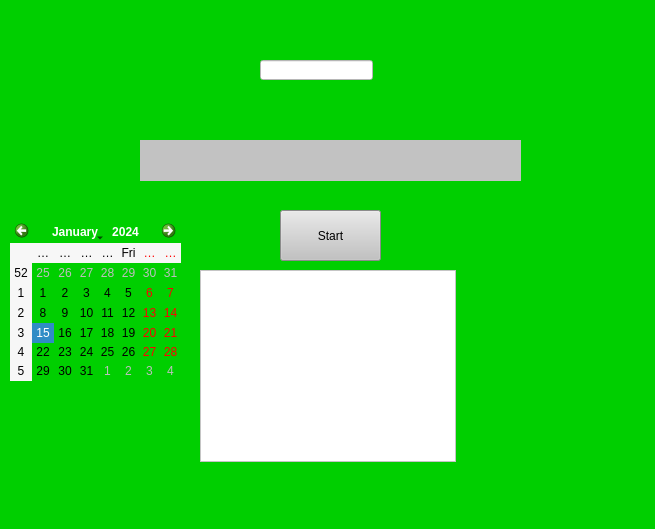
<?xml version="1.0" encoding="UTF-8"?>
<ui version="4.0">
 <class>MainWindow</class>
 <widget class="QMainWindow" name="MainWindow">
  <property name="geometry">
   <rect>
    <x>0</x>
    <y>0</y>
    <width>655</width>
    <height>529</height>
   </rect>
  </property>
  <property name="windowTitle">
   <string>MainWindow</string>
  </property>
  <property name="styleSheet">
   <string notr="true">background-color: rgb(0, 207, 0);</string>
  </property>
  <widget class="QWidget" name="centralwidget">
   <widget class="QPushButton" name="pushButton">
    <property name="geometry">
     <rect>
      <x>280</x>
      <y>210</y>
      <width>101</width>
      <height>51</height>
     </rect>
    </property>
    <property name="styleSheet">
     <string notr="true">background-color: rgb(0, 0, 0);
selection-background-color: rgb(135, 135, 135);
selection-color: rgb(143, 143, 143);
font: 10pt &quot;Arial&quot;;
font: 8pt &quot;MS Shell Dlg 2&quot;;
background-color: rgb(194, 194, 194);</string>
    </property>
    <property name="text">
     <string>Start</string>
    </property>
   </widget>
   <widget class="QLabel" name="label">
    <property name="geometry">
     <rect>
      <x>140</x>
      <y>140</y>
      <width>381</width>
      <height>41</height>
     </rect>
    </property>
    <property name="styleSheet">
     <string notr="true">background-color: rgb(194, 194, 194);
font: 10pt &quot;MS Shell Dlg 2&quot;;
</string>
    </property>
    <property name="text">
     <string/>
    </property>
   </widget>
   <widget class="QLineEdit" name="lineEdit">
    <property name="geometry">
     <rect>
      <x>260</x>
      <y>60</y>
      <width>113</width>
      <height>20</height>
     </rect>
    </property>
    <property name="styleSheet">
     <string notr="true">background-color: rgb(255, 255, 255);</string>
    </property>
   </widget>
   <widget class="QListWidget" name="listWidget">
    <property name="geometry">
     <rect>
      <x>200</x>
      <y>270</y>
      <width>256</width>
      <height>192</height>
     </rect>
    </property>
    <property name="styleSheet">
     <string notr="true">background-color: rgb(255, 255, 255);
font: 75 8pt &quot;MS Shell Dlg 2&quot;;</string>
    </property>
   </widget>
   <widget class="QCalendarWidget" name="calendarWidget">
    <property name="geometry">
     <rect>
      <x>10</x>
      <y>220</y>
      <width>171</width>
      <height>161</height>
     </rect>
    </property>
   </widget>
  </widget>
  <widget class="QMenuBar" name="menubar">
   <property name="geometry">
    <rect>
     <x>0</x>
     <y>0</y>
     <width>655</width>
     <height>21</height>
    </rect>
   </property>
  </widget>
  <widget class="QStatusBar" name="statusbar"/>
 </widget>
 <resources/>
 <connections/>
</ui>
